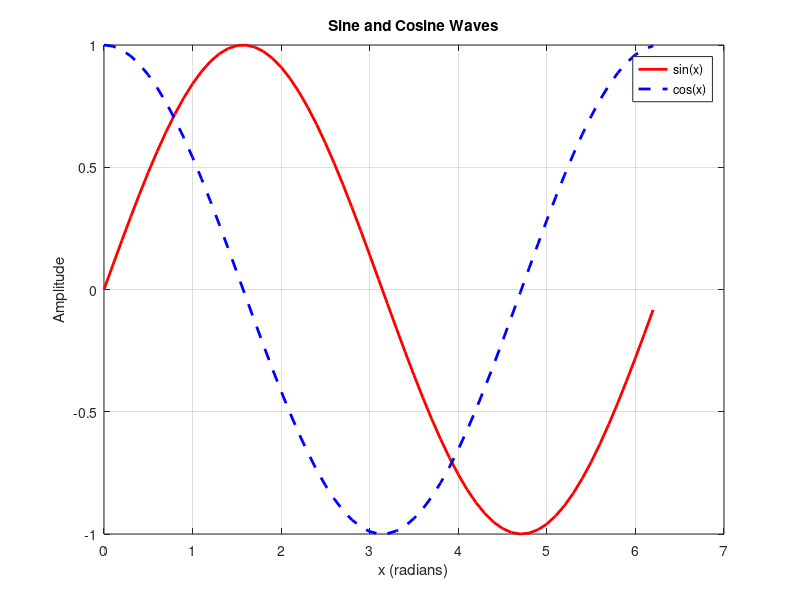

Recreate this plot in MATLAB.

x = 0:0.1:2*pi;
y1 = sin(x);
y2 = cos(x);

figure;
plot(x, y1, 'r-', 'LineWidth', 2); hold on;
plot(x, y2, 'b--', 'LineWidth', 2);
title('Sine and Cosine Waves');
xlabel('x (radians)');
ylabel('Amplitude');
legend('sin(x)', 'cos(x)');
grid on;